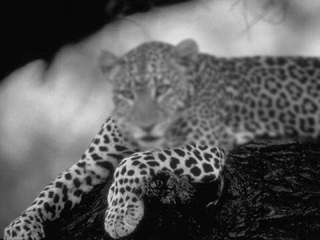
#> input picture a10_1.tif, 320 x 240 px
$ python script.py   (older library calls are emulated)
#> lines starting #> are read from the running program, lines starting #| are printed output that depends on the picture; after the words box and inside, x2 and y2 are one past the last pixel; in counts of white or black regions, pixels touching at a corner belong together
import cv2
import numpy as np
from matplotlib import pyplot as plt

# SET PARAMETERS
r_1 = 45
eps_1 = 0.3
r_2 = 7
eps_2 = 0.000001

# Flag to use OpenCV's Guided Filter
use_opencv = False

# Our Implementation of Guided Filter ###################################################
# src: source image
# guide: guide image
# r: radius of window
# eps: epsilon
#
# returns refined filters
def guidedFilter(src, guide, r, eps):
    # Convert 1 byte uinsigned interger to 4 byte float
    src = np.array(src, np.float32)
    guide = np.array(guide, np.float32)

    # Different padding options available
    src_pad = np.pad(src, ((r,r),(r,r),(0,0)), 'reflect')
    # src_pad = np.pad(src, ((r,r),(r,r),(0,0)), 'constant', constant_values=0)
    guide = np.pad(guide, ((r,r),(r,r),(0,0)), 'reflect')
    # guide = np.pad(guide, ((r,r),(r,r),(0,0)), 'constant', constant_values=0)

    # Initialize a, b and output
    w = 2 * r + 1
    a_k = np.zeros(src_pad.shape[0:2], np.float32)
    b_k = np.zeros(src_pad.shape[0:2], np.float32)
    out = np.array(src, np.uint8, copy=True)

    # Calculate a and b by taking a window of size w * w
    for i in range(r, src_pad.shape[0]-r):
        for j in range(r, src_pad.shape[1]-r):
            # Initialize windows
            I = guide[i-r : i+r+1, j-r : j+r+1, 0]
            P = src_pad[i-r : i+r+1, j-r : j+r+1, 0]

            # Calculate each value in matrix a and b
            temp = np.dot(np.ndarray.flatten(I), np.ndarray.flatten(P))/(w*w)
            mu_k = np.mean(I)
            del_k = np.var(I)
            P_k_bar = np.mean(P)
            a_k[i,j] = (temp - mu_k * P_k_bar) / (del_k + eps)
            b_k[i,j] = P_k_bar - a_k[i,j] * mu_k


    # Mean of parameters in a and b due to multiple windows
    for i in range(r, src_pad.shape[0]-r):
        for j in range(r, src_pad.shape[1]-r):
            # Calculate mean
            a_k_bar = a_k[i-r : i+r+1, j-r : j+r+1].sum()/(w*w)
            b_k_bar = b_k[i-r : i+r+1, j-r : j+r+1].sum()/(w*w)

            # Calculate refined weights
            out[i-r,j-r] = np.round(a_k_bar * guide[i,j] + b_k_bar)

    return out


# Read input images to be fused ###############################################################
im1 = cv2.imread('a10_1.tif')
#> im1 is the input picture: shape (240, 320, 3); min 0, max 226, mean 92
im2 = cv2.imread('a10_2.tif')
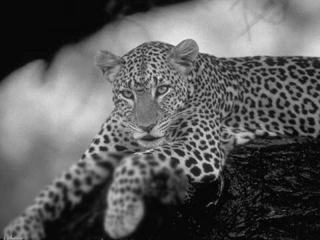
#> input picture a10_2.tif, 320 x 240 px
#> im2 is the input picture: shape (240, 320, 3); min 0, max 237, mean 92.2

#### BASE LAYERS AND DETAIL LAYERS ############################################################
b1 = np.array(cv2.blur(im1, (31,31)), np.int16)
d1 = np.array(im1, np.int16) - b1

b2 = np.array(cv2.blur(im2, (31,31)), np.int16)
d2 = np.array(im2, np.int16) - b2

# Plot Base and Detail layers
plt.figure("Two scale image decomposition")
plt.subplot(231), plt.imshow(im1), plt.title('Original Image I1')
plt.xticks([]), plt.yticks([])
plt.subplot(232), plt.imshow(np.array(b1, np.uint8)), plt.title('Base Layer B1')
plt.xticks([]), plt.yticks([])
plt.subplot(233), plt.imshow(np.array(abs(d1), np.uint8)), plt.title('Detail Layer D1')
plt.xticks([]), plt.yticks([])
plt.subplot(234), plt.imshow(im2), plt.title('Original Image I2')
plt.xticks([]), plt.yticks([])
plt.subplot(235), plt.imshow(np.array(b2, np.uint8)), plt.title('Base Layer B2')
plt.xticks([]), plt.yticks([])
plt.subplot(236), plt.imshow(np.array(abs(d2), np.uint8)), plt.title('Detail Layer D2')
plt.xticks([]), plt.yticks([])
plt.show(block=False)

#### SALIENCY MAPS ###########################################################################
laplacian1 = abs(cv2.Laplacian(im1, cv2.CV_64F))
s1 = cv2.GaussianBlur(laplacian1, (5,5), 0)
laplacian2 = abs(cv2.Laplacian(im2, cv2.CV_64F))
s2 = cv2.GaussianBlur(laplacian2, (5,5), 0)

# Plot Saliency Maps
plt.figure("Saliency features")
plt.subplot(221), plt.imshow(im1), plt.title('Original Image I1')
plt.xticks([]), plt.yticks([])
plt.subplot(222), plt.imshow(laplacian1), plt.title('Gaussian blurred Laplacian of Image I1')
plt.xticks([]), plt.yticks([])
plt.subplot(223), plt.imshow(im2), plt.title('Original Image I2')
plt.xticks([]), plt.yticks([])
plt.subplot(224), plt.imshow(laplacian2), plt.title('Gaussian blurred Laplacian of Image I2')
plt.xticks([]), plt.yticks([])
plt.show(block=False)

#### WEIGHT MAPS ##############################################################################
p1 = np.zeros(im1.shape, np.uint8)
p2 = np.zeros(im2.shape, np.uint8)
p1[s1 >= s2] = 1
p2[s2 > s1] = 1

# Plot weight maps
plt.figure("Weight Maps")
plt.subplot(221), plt.imshow(im1), plt.title('Original Image I1')
plt.xticks([]), plt.yticks([])
plt.subplot(222), plt.imshow(p1*255), plt.title('Weight Maps P1')
plt.xticks([]), plt.yticks([])
plt.subplot(223), plt.imshow(im2), plt.title('Original Image I2')
plt.xticks([]), plt.yticks([])
plt.subplot(224), plt.imshow(p2*255), plt.title('Weight Maps P2')
plt.xticks([]), plt.yticks([])
plt.show(block=False)


#### REFINED WEIGHT MAPS ######################################################################
if(use_opencv):
    gf1 = cv2.ximgproc.createGuidedFilter(im1, r_1, eps_1)
    w1 = gf1.filter(p1)
else:
    w1 = guidedFilter(p1, im1, r_1, eps_1)
#> in guidedFilter, `src = np.array(src, np.float32)`:
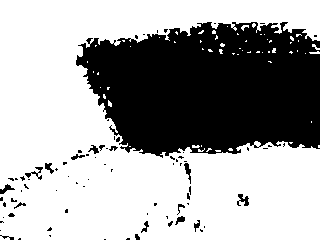
#> src: shape (240, 320, 3) float32; values 0 (black) and 1 (white), 65% white; 79 black regions (62 under 20 px), largest, box (x1, y1, x2, y2) and area: (76, 22, 320, 158) 25758, (237, 194, 249, 206) 80, (25, 167, 43, 180) 75
#> in guidedFilter, `src_pad = np.pad(src, ((r,r),(r,r),(0,0)), 'reflect')`: src_pad: shape (330, 410, 3) float32; values 0 (black) and 1 (white), 73% white; 140 black regions (109 under 20 px), largest, box (x1, y1, x2, y2) and area: (121, 67, 410, 203) 30754, (162, 0, 410, 24) 3549, (131, 0, 161, 8) 141
#> after the loop in guidedFilter, `for i in range(r, src_pad.shape[0]-r):`:
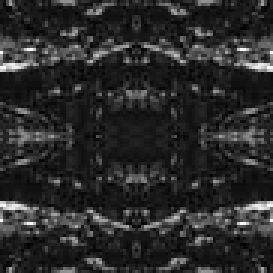
#> I: shape (91, 91) float32 (shown 3 times larger); min 1, max 80, mean 14.3; drawn with min black and max white
#> after the loop in guidedFilter, `for i in range(r, src_pad.shape[0]-r):`: P: shape (91, 91) float32; every value is 1
#> after the loop in guidedFilter, `for i in range(r, src_pad.shape[0]-r):`: out: shape (240, 320, 3); values 0 (black) and 1 (white), 54.1% white; 37 black regions (32 under 20 px), largest, box (x1, y1, x2, y2) and area: (90, 0, 320, 240) 32640, (0, 106, 263, 240) 1562, (0, 0, 44, 45) 805, (245, 144, 266, 149) 49, (302, 173, 313, 180) 26

if(use_opencv):
    gf2 = cv2.ximgproc.createGuidedFilter(im2, r_2, eps_2)
    w2 = gf1.filter(p2)
else:
    w2 = guidedFilter(p2, im2, r_2, eps_2)
#> call 2 of guidedFilter, with r = 7, eps = 1e-06
#> in guidedFilter (call 2), `src_pad = np.pad(src, ((r,r),(r,r),(0,0)), 'reflect')`: src_pad: shape (254, 334, 3) float32; values 0 (black) and 1 (white), 32.7% white; 84 white regions (67 under 20 px), largest, box (x1, y1, x2, y2) and area: (83, 29, 334, 165) 26473, (0, 191, 22, 201) 102, (244, 201, 256, 213) 80
#> after the loop in guidedFilter (call 2), `for i in range(r, src_pad.shape[0]-r):`:
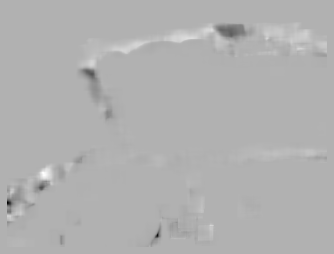
#> a_k: shape (254, 334) float32; min -0.153, max 0.0668, mean -0.000198; drawn with min black and max white
#> after the loop in guidedFilter (call 2), `for i in range(r, src_pad.shape[0]-r):`:
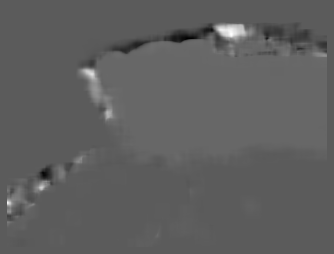
#> b_k: shape (254, 334) float32; min -7.67, max 13.69, mean 0.329; drawn with min black and max white
#> after the loop in guidedFilter (call 2), `for i in range(r, src_pad.shape[0]-r):`:
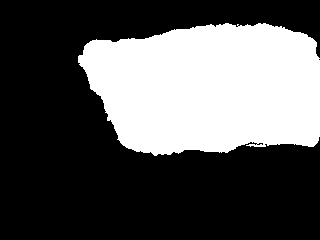
#> out: shape (240, 320, 3); values 0 (black) and 1 (white), 33.9% white; 1 white region, box (x1, y1, x2, y2) and area: (78, 23, 320, 156) 26056

# Remove artifacts in our Guided Filter implementation
# if(not use_opencv):
#     w2[np.logical_and(w1 == w2, w1 == 0)] = 1
#     w2[np.logical_and(w1 == w2, w1 == 1)] = 0

# Plot refined weights from Guided Filter
plt.figure("Refined Weight Maps")
plt.subplot(221), plt.imshow(im1), plt.title('Original Image I1')
plt.xticks([]), plt.yticks([])
plt.subplot(222), plt.imshow(w1*255), plt.title('Refined Weight Maps W1')
plt.xticks([]), plt.yticks([])
plt.subplot(223), plt.imshow(im2), plt.title('Original Image I2')
plt.xticks([]), plt.yticks([])
plt.subplot(224), plt.imshow(w2*255), plt.title('Refined Weight Maps W2')
plt.xticks([]), plt.yticks([])
plt.show(block=False)

#### FUSE IMAGES #################################################################

# Fuse base and detail images using refined maps from guided filter
bf = w1 * b1 + w2 * b2
df = w1 * d1 + w2 * d2

# Final fused image
fused_im = np.array(bf+df, np.uint8)
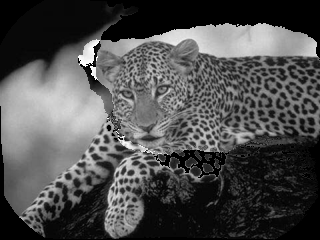
#> fused_im: shape (240, 320, 3); min 0, max 255, mean 77.4

# Show final image
cv2.imshow('Final Fused Image', fused_im)

# Save final image
# cv2.imwrite('c02_fused.tif', fused_im)

# Show all plots at the end of this program
plt.show()
